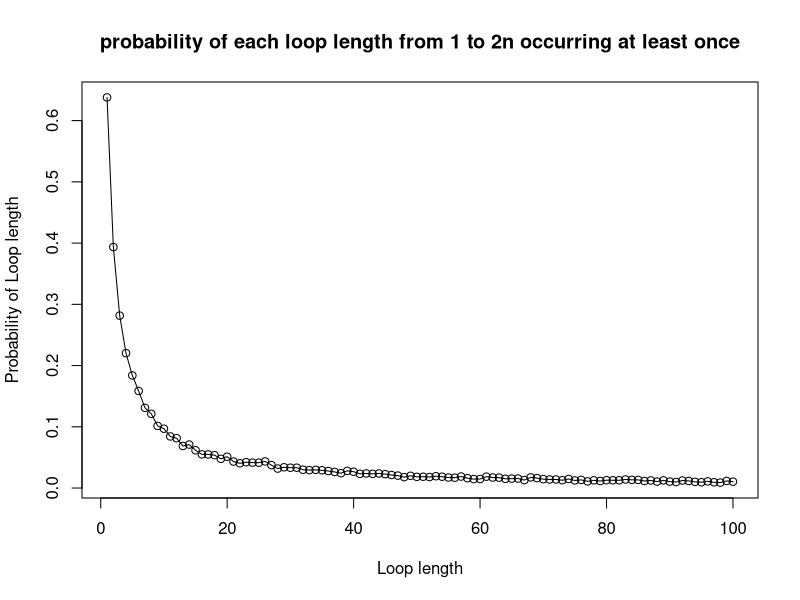
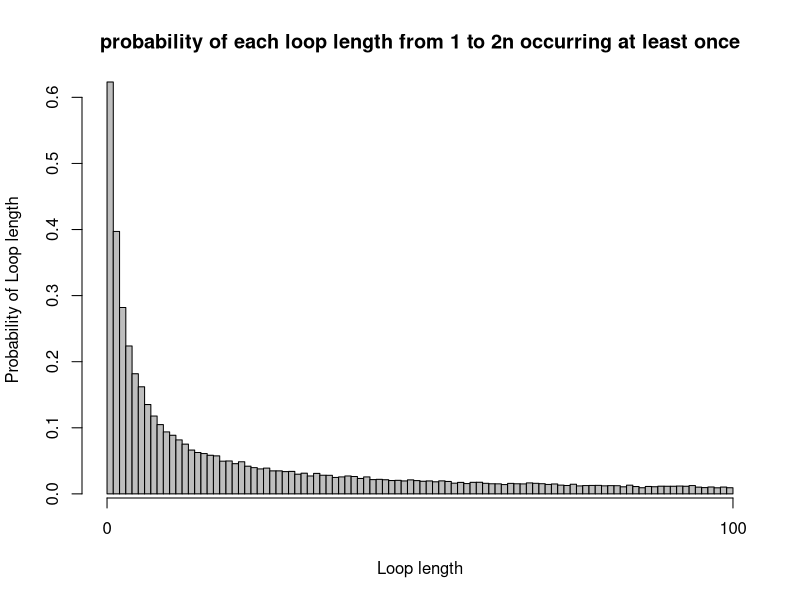

Recreate these plots in R, in order.
# Karman Singh s1936373
# Viren Sirwani Mulani s1949143
# Alannah Hounat s2434943
# Git repo Link:
# Team member contributions to project:

# INPUT: n <- decides numbers of prisoners, k<- prisoner number, 
# numbered_boxes <- numbered boxes
# OUTPUT: the number of successes
# Purpose: Is to find and track the number of successes for us to calculate
# the probabilities in later functions. Also code isnt repeated in later functions
success_check <- function(n, k, numbered_boxes) {
  number_of_attempts <- 0
  number_of_success <- 0
  guess <- numbered_boxes[k]
  while (number_of_attempts <= n) {
    if (guess == k) {
      number_of_success <- 1
      break
    }
    else {
      guess <- numbered_boxes[guess]
      number_of_attempts <- number_of_attempts + 1
    }
  }
  
  return (number_of_success)
}

produce_random_numbered_boxes <- function(n, quantity) {
  return (sample(1:n, quantity))
}

# INPUT: n <- decides numbers of prisoners, k <- prisoner number, 
# strategy <- 1, 2 or 3, nreps <- number of times experiment is done,
# number_of_success<- the number of successes so far, 
# numbered_boxes<- numbered boxes
# OUTPUT: number of successes
# PURPOSE: This function simulates the first strategy where a prisoner
# picks a box with their number on it, the second strategy where a prisoner
# picks a random box to begin with, and the third strategy where a prisoner
# picks n boxes at random, checking each card for their number
strategy <- function(n, k, strategy, nreps,number_of_success,numbered_boxes){
  #Let initial guess be k-prisoners' number
  guess <- numbered_boxes[k]
  if (strategy == 1) 
    guess <- numbered_boxes[k] 
  else if (strategy == 2)
    guess <- produce_random_numbered_boxes(2 * n, 1)
  else if (strategy == 3) {
    random_box <- produce_random_numbered_boxes(2 * n, n)
    for (box in random_box){
      #if one of the random boxes contains the prisoners number
      if (box == k){
        #count successes
        number_of_success <- number_of_success + 1
        break
      }
    }
    return(number_of_success)
  }
  #check the success 
  check <- success_check(n, k,numbered_boxes)
  #if so, count the successes
  number_of_success <- number_of_success + check
  return(number_of_success)
}

# INPUT: n <- decides numbers of prisoners, k <- prisoner number, 
# strategy <- either 1,2,3, nreps <- number of times experiment is done
# OUTPUT: Probability estimate of prisoner k finding their number using given strategy
# PURPOSE: To find the probability of one prisoner finding their number
Pone <- function(n, k, strategy, nreps = 10000) {
  number_of_success <- 0
  for (reps in 1:nreps) {
    # index of numbered_boxes corresponds to the box number, and the value stored
    # at that index corresponds to the numbered card randomly placed in the box
    numbered_boxes <- produce_random_numbered_boxes(2 * n, 2 * n)
    
    if (strategy == 1) {
      number_of_success=strategy(n, k, strategy, nreps,number_of_success, numbered_boxes)
    }
    else if (strategy == 2) {
      number_of_success=strategy(n, k, strategy, nreps,number_of_success, numbered_boxes)
    }
    else if (strategy == 3) {
      number_of_success=strategy(n, k, strategy, nreps,number_of_success, numbered_boxes)
    }
  }
  prob_one_estimate <- number_of_success / nreps
  return (prob_one_estimate)
}

# INPUT: n <- decides numbers of prisoners, strategy <- either 1,2,3
# nreps <- number of times experiment is done
# OUTPUT: Probability estimate of all prisoners finding their number using given strategy
# PURPOSE: To find the probability of all prisoners being released
Pall <- function(n, strategy, nreps = 10000) {
  number_of_success <- 0
  for (reps in 1:nreps) {
    # Outside inner loop since the room is returned to original state once 
    # prisoner leaves
    numbered_boxes <- produce_random_numbered_boxes(2 * n, 2 * n)
    for (prisoner_number in 1:(2 * n)) {
      if (strategy == 1) {
        check <- success_check(n, prisoner_number, numbered_boxes)
        if (check == 0)
          break
      }
      else if (strategy == 2) {
        random_start_box <- produce_random_numbered_boxes(2 * n, 1)
        check <- success_check(n, random_start_box, numbered_boxes)
        if (check == 0)
          break
      }
      else if (strategy == 3) {
        #picking n boxes at random
        random_box <- produce_random_numbered_boxes(2 * n, n)
        check <- 0
        for (box in random_box) {
          #if this random box contains the prisoners number
          if (box == prisoner_number) {
            check = 1
            break
          }
        }
        if (check == 0) {
          break
        }
      }
    }
    number_of_success <- number_of_success + check
  }
  
  prob_all_estimate <- number_of_success / nreps
  return (prob_all_estimate)
}

# cat("Probability estimate of a single prisoner succeeding in finding their number:")
# cat("\nn=5\nStrategy 1:", Pone(5, 7, 1))
# cat("\nStrategy 2:", Pone(5, 7, 2))
# cat("\nStrategy 3:", Pone(5, 7, 3))
# 
# cat("\nn=50\nStrategy 1:", Pone(50, 7, 1))
# cat("\nStrategy 2:", Pone(50, 7, 2))
# cat("\nStrategy 3:", Pone(50, 7, 3))
# 
# cat("\nProbability estimate of all prisoners succeeding in finding their numbers:")
# cat("\nn=5\nStrategy 1:", Pall(5, 1))
# cat("\nStrategy 2:", Pall(5, 2))
# cat("\nStrategy 3:", Pall(5, 3))
# 
# cat("\nn=50\nStrategy 1:", Pall(50, 1))
# cat("\nStrategy 2:", Pall(50, 2))
# cat("\nStrategy 3:", Pall(50, 3))

#example code for Pone
# Pone(50,1,1,10000)
# Pone(50,1,2,10000)
# Pone(50,1,3,10000)
# Pone(5,1,1,10000)
# Pone(5,1,2,10000)
# Pone(5,1,3,10000)
#example code for Pall
# Pall(50,1,10000)
# Pall(50,2,10000)
# Pall(50,3,10000)
# Pall(5,1,10000)
# Pall(5,2,10000)
# Pall(5,3,10000)

# For Pone evidently the less people there are (the smaller that n is) the better 
# chance of success. Although Strategy 3 yields almost consistently similar 
# results as after all we are still only observing n boxes with 2*n prisoners.

# Pall is where we observe a surprising result. Strategy 3 yields zero/near zero
# probabilities. Strategy 1 and 2 yields an approximate probability of 33% and 52% when
# n=50 and n=5 respectively. This seems to be the most optimal strategy, but why?
# This is due to a cycle.
# Every box leads to another box and eventually loops back to the prisoner number,
# this is guaranteed. What is not guaranteed is the cycle which contains the 
# prisoner number may have a length greater than n.


# probability of each loop length from 1 to 2n occurring at least once in a 
# random shuffling of cards to boxes = 1 - prob of each loop length occurring 
# 0 times
dloop <- function(n, nreps = 10000) {
  # count of all the cycles with loop length 1 to 2n that occurred 0 times 
  # in the simulation
  count_loop_length_0_times = rep(0, 2*n)
  #loop over all experiments(number of repetitions)
  for (reps in 1:nreps) {
    # index of numbered_boxes corresponds to the box number, and the value stored
    # at that index corresponds to the numbered card randomly placed in the box
    numbered_boxes <- produce_random_numbered_boxes(2 * n, 2 * n)
    # count of how many times a cycle has 1 to 2n loop length
    count_of_loop_length = rep(0, 2*n)
    # numbers that are already present in a cycle, hence don't need to be 
    # iterated over again
    numbers_iterated_over = c()
    # looping over all prisoner numbers
    for (prisoner_number in 1:(2 * n)) {
      # vector to hold various cycles, length of this vector would give the 
      # length of the cycle that contains the prisoner number
      individual_cycles = c()
      # if prisoner number is not present in any previous cycles, we follow
      # the path of boxes to find the cycle that contains the prisoner number
      # if the prisoner number is present, then just skip to the next 
      # prisoner number
      if (!(prisoner_number %in% numbers_iterated_over)) {
        individual_cycles = append(individual_cycles, prisoner_number)
        cycle = numbered_boxes[prisoner_number]
        # checks if the card removed from the box contains the prisoner number
        while (cycle != prisoner_number) {
          individual_cycles = append(individual_cycles, cycle)
          cycle = numbered_boxes[cycle]
        }
        count_of_loop_length[length(individual_cycles)] = 
          count_of_loop_length[length(individual_cycles)] + 1
        # appending the numbers in the cycle to the vector that contains all the
        # cycles
        numbers_iterated_over = append(numbers_iterated_over, individual_cycles)
      }
    }
    # finds all loop lengths that occurred 0 times in the experiment and adds 1
    # to the count for each of those loop lengths
    index_loop_length_0_times = grep(0, count_of_loop_length)
    count_loop_length_0_times[index_loop_length_0_times] = 
      count_loop_length_0_times[index_loop_length_0_times] + 1
  }
  prob_loop_length_0_times = count_loop_length_0_times/nreps
  prob_loop_length_at_least_once = 1 - prob_loop_length_0_times
  return (prob_loop_length_at_least_once)
}


# cat("Probability of loop length from 1 to 2n occurring at least once in a random shuffling of cards to boxes: ")
# cat("\nFor n=50: ", dloop(50))

# example code for dloop
# dloop(50,10000)

# Here n=50. For the prisoners to be successful, the longest loop must not be greater than
# 50. The probability of not having a loop longer than 50 is equal to the probability
# of a random permutation of the prisoner numbers 1 to 100 having a loop whose length is
# greater than 50. We first need to know the number of permutations of prisoner
# numbers 1 to 100 with a loop of length x>50. That is 100!/x. The probability of 
# of a random permutation containing no loops of length greater than 50 is 
# calculated below:

single_events <- factorial(100)*(1/(51:100))
sum_single_events <- sum(single_events)
prob_no_greater_50 <- 1 - (1/factorial(100))*sum_single_events
cat("The probability of no loop being longer than 50 is:", prob_no_greater_50)

# We use a line graph to visualize the probabilities for each loop length. A line
# graph is used her since we can identify trends in the data. Usually line graphs are
# used to track changes over a short or long period of time. But it can be used in
# this scenario.
n1 <- 50
loop_vector1 <- dloop(n=n1,nreps=10000)
line_graph <- plot(x= 1:(2*n1),
                   y=loop_vector1, 
                   type="o",
                   xlab="Loop length",
                   ylab="Probability of Loop length",
                   main= "probability of each loop length from 1 to 2n occurring at least once")

# A bar chart could be used to compare the different loop lengths. 
# The code is not too different here. Bar-chart may seem a bit cramped
n2 <- 50
loop_vector2 <- dloop(n=n2,nreps=10000)
bar_chart <- barplot(height=loop_vector2, 
                     xlab="Loop length",
                     ylab="Probability of Loop length",
                     main= "probability of each loop length from 1 to 2n occurring at least once",
                     space=0)
axis(side=1,at=c(0,(2*n2)))
